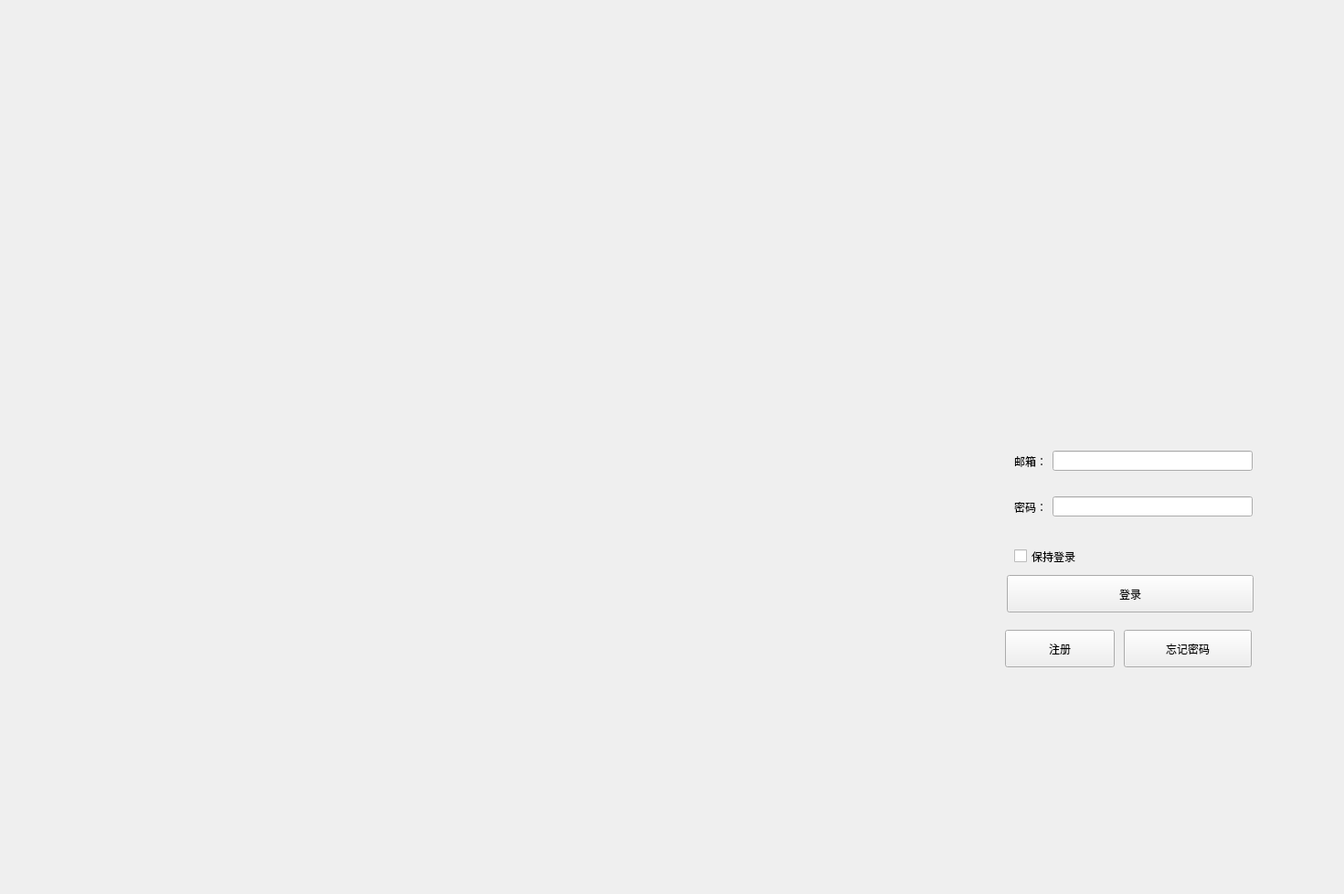
<?xml version="1.0" encoding="UTF-8"?>
<ui version="4.0">
 <class>Form</class>
 <widget class="QWidget" name="Form">
  <property name="geometry">
   <rect>
    <x>0</x>
    <y>0</y>
    <width>1471</width>
    <height>978</height>
   </rect>
  </property>
  <property name="minimumSize">
   <size>
    <width>1471</width>
    <height>978</height>
   </size>
  </property>
  <property name="maximumSize">
   <size>
    <width>1471</width>
    <height>978</height>
   </size>
  </property>
  <property name="windowTitle">
   <string>Form</string>
  </property>
  <layout class="QGridLayout" name="gridLayout">
   <property name="leftMargin">
    <number>0</number>
   </property>
   <property name="topMargin">
    <number>0</number>
   </property>
   <property name="rightMargin">
    <number>0</number>
   </property>
   <property name="bottomMargin">
    <number>0</number>
   </property>
   <property name="spacing">
    <number>0</number>
   </property>
   <item row="0" column="0">
    <widget class="QWidget" name="widget" native="true">
     <layout class="QHBoxLayout" name="horizontalLayout">
      <property name="spacing">
       <number>0</number>
      </property>
      <property name="leftMargin">
       <number>0</number>
      </property>
      <property name="topMargin">
       <number>0</number>
      </property>
      <property name="rightMargin">
       <number>0</number>
      </property>
      <property name="bottomMargin">
       <number>0</number>
      </property>
      <item>
       <widget class="QWidget" name="widget_3" native="true">
        <property name="styleSheet">
         <string notr="true">font: 10pt &quot;微软雅黑&quot;;</string>
        </property>
        <layout class="QHBoxLayout" name="horizontalLayout_2" stretch="2,1">
         <property name="spacing">
          <number>0</number>
         </property>
         <property name="leftMargin">
          <number>0</number>
         </property>
         <property name="topMargin">
          <number>0</number>
         </property>
         <property name="rightMargin">
          <number>0</number>
         </property>
         <property name="bottomMargin">
          <number>0</number>
         </property>
         <item>
          <widget class="QWidget" name="widget_2" native="true">
           <layout class="QHBoxLayout" name="horizontalLayout_3">
            <property name="spacing">
             <number>0</number>
            </property>
            <property name="leftMargin">
             <number>0</number>
            </property>
            <property name="topMargin">
             <number>0</number>
            </property>
            <property name="rightMargin">
             <number>0</number>
            </property>
            <property name="bottomMargin">
             <number>0</number>
            </property>
            <item>
             <widget class="QLabel" name="label">
              <property name="styleSheet">
               <string notr="true">    QLabel {
	image: url(:/background/1669691669375.png);
     image-position: left center;
     image-size: contain;
    }</string>
              </property>
              <property name="text">
               <string/>
              </property>
             </widget>
            </item>
           </layout>
          </widget>
         </item>
         <item>
          <widget class="QWidget" name="widget_4" native="true">
           <layout class="QVBoxLayout" name="verticalLayout">
            <item>
             <widget class="QStackedWidget" name="stackedWidget">
              <property name="currentIndex">
               <number>0</number>
              </property>
              <widget class="QWidget" name="page_3">
               <widget class="QWidget" name="layoutWidget_2">
                <property name="geometry">
                 <rect>
                  <x>120</x>
                  <y>520</y>
                  <width>261</width>
                  <height>51</height>
                 </rect>
                </property>
                <layout class="QHBoxLayout" name="horizontalLayout_5">
                 <item>
                  <widget class="QLabel" name="label_3">
                   <property name="text">
                    <string>密码：</string>
                   </property>
                  </widget>
                 </item>
                 <item>
                  <widget class="LineEdit" name="lineEdit_2">
                   <property name="echoMode">
                    <enum>QLineEdit::Normal</enum>
                   </property>
                   <property name="alignment">
                    <set>Qt::AlignCenter</set>
                   </property>
                  </widget>
                 </item>
                </layout>
               </widget>
               <widget class="QWidget" name="layoutWidget">
                <property name="geometry">
                 <rect>
                  <x>120</x>
                  <y>470</y>
                  <width>261</width>
                  <height>51</height>
                 </rect>
                </property>
                <layout class="QHBoxLayout" name="horizontalLayout_4">
                 <item>
                  <widget class="QLabel" name="label_2">
                   <property name="text">
                    <string>邮箱：</string>
                   </property>
                  </widget>
                 </item>
                 <item>
                  <widget class="LineEdit" name="lineEdit">
                   <property name="echoMode">
                    <enum>QLineEdit::Normal</enum>
                   </property>
                   <property name="alignment">
                    <set>Qt::AlignCenter</set>
                   </property>
                  </widget>
                 </item>
                </layout>
               </widget>
               <widget class="PrimaryPushButton" name="pushButton">
                <property name="geometry">
                 <rect>
                  <x>110</x>
                  <y>680</y>
                  <width>120</width>
                  <height>41</height>
                 </rect>
                </property>
                <property name="text">
                 <string>注册</string>
                </property>
               </widget>
               <widget class="PrimaryPushButton" name="pushButton_2">
                <property name="geometry">
                 <rect>
                  <x>112</x>
                  <y>620</y>
                  <width>270</width>
                  <height>41</height>
                 </rect>
                </property>
                <property name="text">
                 <string>登录</string>
                </property>
               </widget>
               <widget class="TransparentPushButton" name="pushButton_3">
                <property name="geometry">
                 <rect>
                  <x>240</x>
                  <y>680</y>
                  <width>140</width>
                  <height>41</height>
                 </rect>
                </property>
                <property name="text">
                 <string>忘记密码</string>
                </property>
               </widget>
               <widget class="QLabel" name="label_4">
                <property name="geometry">
                 <rect>
                  <x>160</x>
                  <y>240</y>
                  <width>140</width>
                  <height>140</height>
                 </rect>
                </property>
                <property name="styleSheet">
                 <string notr="true">    QLabel {
	
	image: url(:/background/5b4781432d4b4d26831576e1f9b82be.jpg);
     image-position: left center;
     image-size: contain;
    }</string>
                </property>
                <property name="text">
                 <string/>
                </property>
               </widget>
               <widget class="CheckBox" name="checkBox">
                <property name="geometry">
                 <rect>
                  <x>120</x>
                  <y>590</y>
                  <width>91</width>
                  <height>19</height>
                 </rect>
                </property>
                <property name="styleSheet">
                 <string notr="true">font: 9pt &quot;黑体&quot;;</string>
                </property>
                <property name="text">
                 <string>保持登录</string>
                </property>
               </widget>
              </widget>
              <widget class="QWidget" name="page_4">
               <widget class="TransparentPushButton" name="pushButton_5">
                <property name="geometry">
                 <rect>
                  <x>100</x>
                  <y>750</y>
                  <width>261</width>
                  <height>41</height>
                 </rect>
                </property>
                <property name="text">
                 <string>返回登陆</string>
                </property>
               </widget>
               <widget class="QWidget" name="layoutWidget_5">
                <property name="geometry">
                 <rect>
                  <x>100</x>
                  <y>520</y>
                  <width>261</width>
                  <height>51</height>
                 </rect>
                </property>
                <layout class="QHBoxLayout" name="horizontalLayout_7">
                 <item>
                  <widget class="QLabel" name="label_6">
                   <property name="text">
                    <string>新密码：</string>
                   </property>
                  </widget>
                 </item>
                 <item>
                  <widget class="LineEdit" name="lineEdit_5">
                   <property name="echoMode">
                    <enum>QLineEdit::Normal</enum>
                   </property>
                   <property name="alignment">
                    <set>Qt::AlignCenter</set>
                   </property>
                  </widget>
                 </item>
                </layout>
               </widget>
               <widget class="QWidget" name="layoutWidget_6">
                <property name="geometry">
                 <rect>
                  <x>100</x>
                  <y>570</y>
                  <width>261</width>
                  <height>51</height>
                 </rect>
                </property>
                <layout class="QHBoxLayout" name="horizontalLayout_8">
                 <item>
                  <widget class="QLabel" name="label_7">
                   <property name="text">
                    <string>确认密码</string>
                   </property>
                  </widget>
                 </item>
                 <item>
                  <widget class="LineEdit" name="lineEdit_6">
                   <property name="echoMode">
                    <enum>QLineEdit::Normal</enum>
                   </property>
                   <property name="alignment">
                    <set>Qt::AlignCenter</set>
                   </property>
                  </widget>
                 </item>
                </layout>
               </widget>
               <widget class="PrimaryPushButton" name="pushButton_4">
                <property name="geometry">
                 <rect>
                  <x>100</x>
                  <y>690</y>
                  <width>261</width>
                  <height>41</height>
                 </rect>
                </property>
                <property name="text">
                 <string>立即注册</string>
                </property>
               </widget>
               <widget class="QWidget" name="layoutWidget_3">
                <property name="geometry">
                 <rect>
                  <x>100</x>
                  <y>420</y>
                  <width>261</width>
                  <height>51</height>
                 </rect>
                </property>
                <layout class="QHBoxLayout" name="horizontalLayout_6">
                 <item>
                  <widget class="QLabel" name="label_5">
                   <property name="text">
                    <string>用户名</string>
                   </property>
                  </widget>
                 </item>
                 <item>
                  <widget class="LineEdit" name="lineEdit_3">
                   <property name="echoMode">
                    <enum>QLineEdit::Normal</enum>
                   </property>
                   <property name="alignment">
                    <set>Qt::AlignCenter</set>
                   </property>
                  </widget>
                 </item>
                </layout>
               </widget>
               <widget class="QWidget" name="layoutWidget_4">
                <property name="geometry">
                 <rect>
                  <x>100</x>
                  <y>470</y>
                  <width>261</width>
                  <height>51</height>
                 </rect>
                </property>
                <layout class="QHBoxLayout" name="horizontalLayout_9">
                 <item>
                  <widget class="QLabel" name="label_8">
                   <property name="text">
                    <string>邮箱：</string>
                   </property>
                  </widget>
                 </item>
                 <item>
                  <widget class="LineEdit" name="lineEdit_4">
                   <property name="echoMode">
                    <enum>QLineEdit::Normal</enum>
                   </property>
                   <property name="alignment">
                    <set>Qt::AlignCenter</set>
                   </property>
                  </widget>
                 </item>
                </layout>
               </widget>
               <widget class="QLabel" name="label_9">
                <property name="geometry">
                 <rect>
                  <x>160</x>
                  <y>240</y>
                  <width>140</width>
                  <height>140</height>
                 </rect>
                </property>
                <property name="styleSheet">
                 <string notr="true">    QLabel {
	
	image: url(:/background/5b4781432d4b4d26831576e1f9b82be.jpg);
     image-position: left center;
     image-size: contain;
    }</string>
                </property>
                <property name="text">
                 <string/>
                </property>
               </widget>
               <widget class="CheckBox" name="checkBox_2">
                <property name="geometry">
                 <rect>
                  <x>110</x>
                  <y>650</y>
                  <width>201</width>
                  <height>19</height>
                 </rect>
                </property>
                <property name="styleSheet">
                 <string notr="true">font: 9pt &quot;黑体&quot;;</string>
                </property>
                <property name="text">
                 <string>我已阅读并同意这个条款</string>
                </property>
               </widget>
              </widget>
             </widget>
            </item>
           </layout>
          </widget>
         </item>
        </layout>
       </widget>
      </item>
     </layout>
    </widget>
   </item>
  </layout>
 </widget>
 <customwidgets>
  <customwidget>
   <class>LineEdit</class>
   <extends>QLineEdit</extends>
   <header>qfluentwidgets</header>
  </customwidget>
  <customwidget>
   <class>PrimaryPushButton</class>
   <extends>QPushButton</extends>
   <header>qfluentwidgets</header>
  </customwidget>
  <customwidget>
   <class>TransparentPushButton</class>
   <extends>QPushButton</extends>
   <header>qfluentwidgets</header>
  </customwidget>
  <customwidget>
   <class>CheckBox</class>
   <extends>QCheckBox</extends>
   <header>qfluentwidgets</header>
  </customwidget>
 </customwidgets>
 <resources>
  <include location="pic/back.qrc"/>
 </resources>
 <connections/>
</ui>
